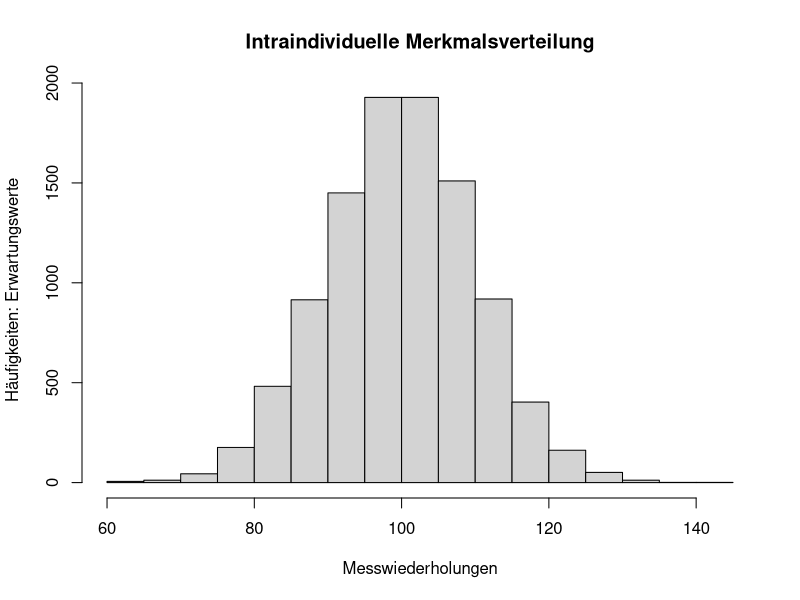
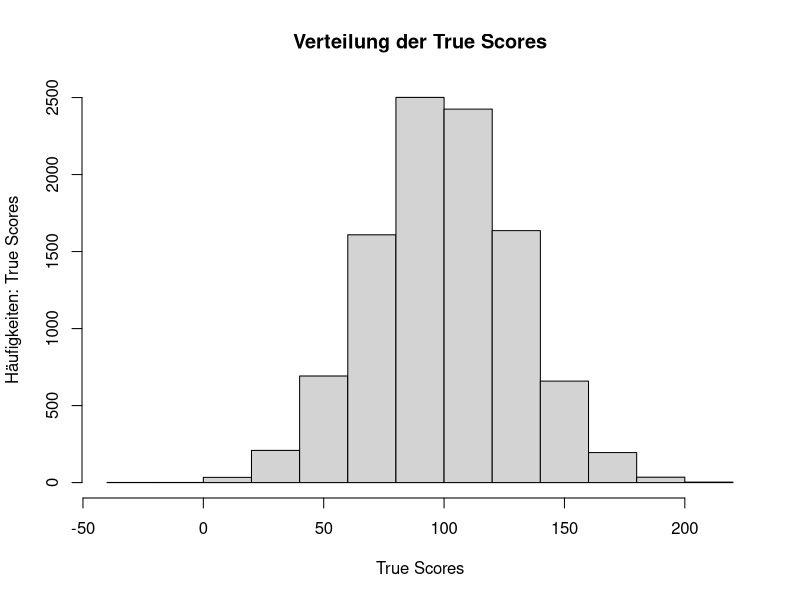
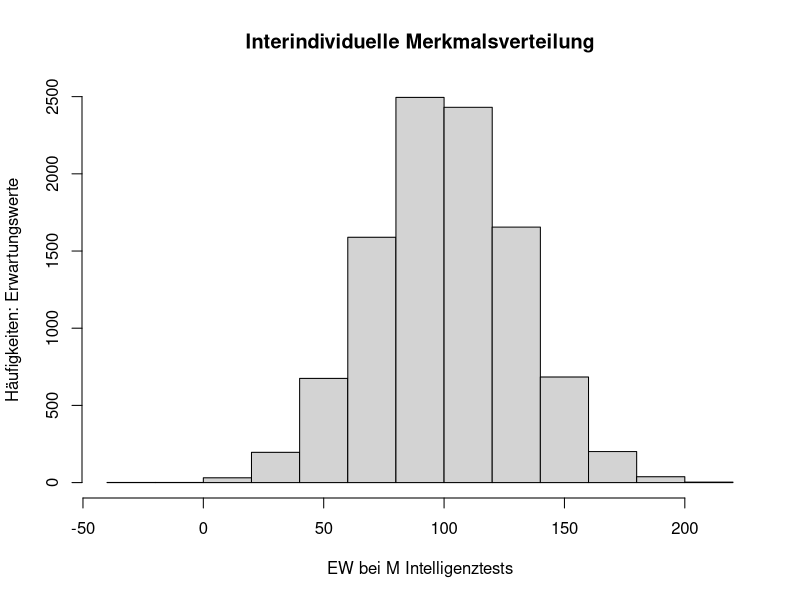
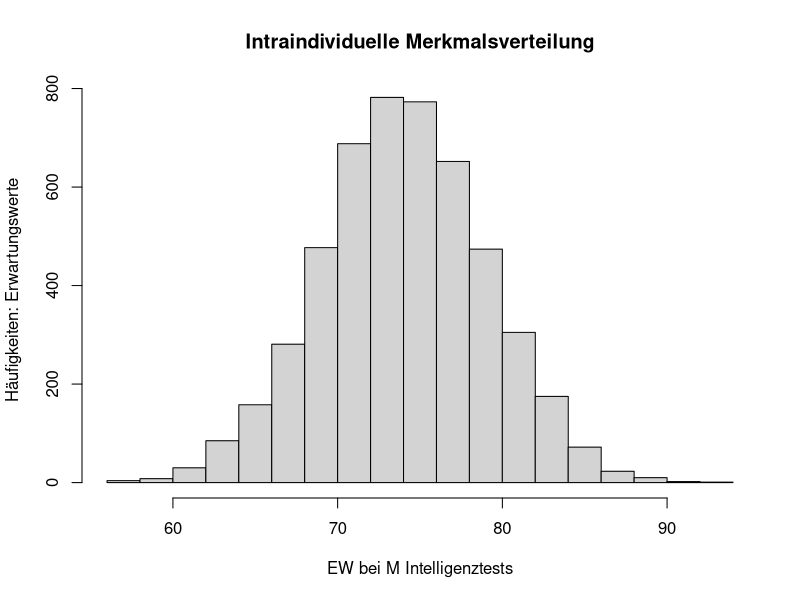

Reproduce these figures in R, in order.
###################################
# R Skript zum Übungskurs: 05 KTT #
##################################ä

# Übungsaufgabe 1 ---------------------------------------------------------

# Setup
# set.seed(123)
# rm(list = ls())
#
# Ihr wahres Alter
true_age <- 28 #<------------------------------------------ Verändere mich!
# Sicherheitsfeature
add_privacy <- function(true_age){
  # heads or tails
  hot <- sample(c(0,1), 1, replace = TRUE)
  ifelse(hot==1, true_age+1, true_age-1)
}
# Anzahl der Testwiederholungen 
M <- 10 #<------------------------------------------------ Verändere mich!
# Wiederholung der Messung: M mal 
reps <- replicate(M, add_privacy(true_age))
# Erwartungswert von X: 
# ..es sollte gelten: E(X) = T
(E_X <- mean(reps))

# Übungsaufgabe 2 ---------------------------------------------------------

# Setup
# set.seed(123)
# rm(list = ls()) 
#
# unzählige Male
M <- 1e4 #<-------------------------------------------------- Verändere mich!
# True Score: i (z.B. Intelligenztest)
T <- 100 
# random error; Schwankungsbreite +/- 10
E <- rnorm(M, 0, 10)
# Measurements
X <- T + E 
# Imaginäre Wdh der Messung 
reps <- replicate(M, sample(X, 1))

# Output(s)
#
# Intraindividuelle Merkmalsausprägung 
hist(reps, 
     main = "Intraindividuelle Merkmalsverteilung", 
     xlab="Messwiederholungen", 
     ylab="Häufigkeiten: Erwartungswerte")
#
# Ein zufällig gezogener Beobachtungswert 
(X_i <- sample(X, 1))
#
# Erwartungswert des Individuums bei M Wiederholungen
# ..es sollt gelten: T = 100 = E(X) 
(E_X <- mean(reps))

# Übungsaufgabe 3 ---------------------------------------------------------

# Setup 
# set.seed(123)
# rm(list = ls())
#
# Populationsgröße 
N <- 1e4 #<-------------------------------------------------- Verändere mich!
# Generierung der True Scores
# 100: Mittlere Intelligenz in der Population
# 30: Abweichungen vom Populationnsmittelwert
T <- round(rnorm(N, 100, 30), digits = 0)
# Anzahl der Testwiederholungen
M <- 5000 #<-------------------------------------------------- Verändere mich!
X <- lapply(T, function(T) rnorm(M, T , 5)) ; names(X) <- T

# Outputs
#

# "Verteilung der wahren aber unbekannten Intelligenzwerte in der Population
hist(T, 
     main = "Verteilung der True Scores", 
     xlab = "True Scores", 
     ylab = "Häufigkeiten: True Scores"
     )

# Interindividuelle Merkmalsverteilung
hist(rapply(X, mean), 
     main = "Interindividuelle Merkmalsverteilung", 
     xlab = "EW bei M Intelligenztests",
     ylab = "Häufigkeiten: Erwartungswerte")

# Mittelwert unserer Population
# ..zur Erinnerung T war 100
mean(rapply(X, mean)) 

# Intraindividuelle Merkmalsverteilung 
# ..ziehe zufällig ein Individuum aus der Population
X_i <- sample(X, 1) 
hist(X_i[[1]],
     main = "Intraindividuelle Merkmalsverteilung",
     xlab = "EW bei M Intelligenztests",
     ylab = "Häufigkeiten: Erwartungswerte")

# Ziehe zufällig ein Testwert dieser Person 
# ..aus der intraindividuellen Merkmalsverteilung
X_ij <- sample(X_i[[1]], 1)
cat("Observed Score:", X_ij, "True Score:", names(X_i))

# Funktion 
# set.seed(123)
# rm(list = ls())
#
# Ziehe zufällig ein Testwert dieser Person 
# ..aus der intraindividuellen Merkmalsverteilung
rsample_i <- function(){
  # Ziehe zufällig ein Individuum 
  (X_i <- sample(X, 1)) 
  # Ziehe zufällig einen Testwert dieses Individuums 
  (X_ij <- sample(X_i[[1]], 1))
  cat(" True Score (T):", names(X_i), "\n", 
      "Testwert (X):", round(X_ij), "\n", 
      "Messfehler (E):", 
      abs(round(X_ij) - as.numeric(names(X_i))))}

# Ziehe zufällig ein Individuum aus der Population
rsample_i() #<-------------------------------------------------- Ausführen!

# Übungsaufgabe 5 & 6 -----------------------------------------------------

## empty

# Übungsaufgabe 7 ---------------------------------------------------------

# Setup
# set.seed(123)
# rm(list = ls())
#
# Populaitonsgröße
N <- 1e4
tau <- rnorm(N, mean = 100, 30)
var_epsilon <- 25 # <-------------------------------------- Verändere mich!
epsilon <- rnorm(N, 0, var_epsilon) 

# Funktion
# 
reliab <- function(tau, epsilon){
  rel <- var(tau) / var(tau + epsilon)
  cat("Reliabilität der Messung:", rel)
}

reliab(tau, epsilon) #<--------------------------------------- Ausführen!
